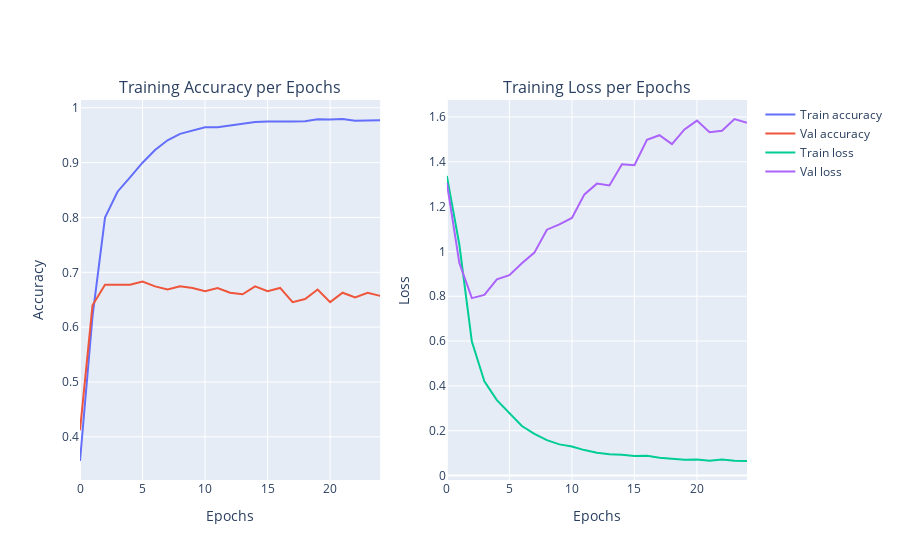

Write notebook code for a chart like this one.
### Markdown cell above
---
##### <a id='toc1_10_5_1_1_'></a>[**>>> Exercise 6 (Take home):**](#toc0_)

Plot the Training and Validation Accuracy and Loss (different plots), just like the images below.(Note: the pictures below are an example from a different model). How to interpret the graphs you got? How are they related to the concept of overfitting/underfitting covered in class?

![pic3.png](./pics/pic3.png)  ![pic4.png](./pics/pic4.png)

### Code cell
# Answer here
import plotly.graph_objects as go
import plotly.subplots as psub
epochs = training_log['epoch']

train_acc = training_log['accuracy']
val_acc = training_log['val_accuracy']

train_loss = training_log['loss']
val_loss = training_log['val_loss']

fig = psub.make_subplots(rows=1, cols=2, subplot_titles=("Training Accuracy per Epochs", "Training Loss per Epochs"))
fig.add_trace(go.Scatter(x=epochs, y=train_acc, mode='lines', name='Train accuracy'),row=1, col=1)   
fig.add_trace(go.Scatter(x=epochs, y=val_acc, mode='lines', name='Val accuracy'),row=1, col=1)   
fig.add_trace(go.Scatter(x=epochs, y=train_loss, mode='lines', name='Train loss'),row=1, col=2)
fig.add_trace(go.Scatter(x=epochs, y=val_loss, mode='lines', name='Val loss'),row=1, col=2)

fig.update_xaxes(title_text="Epochs", row=1, col=1)
fig.update_yaxes(title_text="Accuracy", row=1, col=1)
fig.update_xaxes(title_text="Epochs", row=1, col=2)
fig.update_yaxes(title_text="Loss", row=1, col=2)

fig.show()

### Figure 1 — Plotly figure (JSON) as saved in the notebook; plotly's stock layout.template omitted (floating-point values rounded to 4 significant figures)
{"data": [{"mode": "lines", "name": "Train accuracy", "type": "scatter", "x": [0, 1, 2, 3, 4, 5, 6, 7, 8, 9, 10, 11, 12, 13, 14, 15, 16, 17, 18, 19, 20, 21, 22, 23, 24], "xaxis": "x", "y": [0.3559, 0.6197, 0.7999, 0.8469, 0.873, 0.8998, 0.9231, 0.9408, 0.9524, 0.9579, 0.9643, 0.9646, 0.9679, 0.9715, 0.974, 0.9751, 0.9743, 0.9748, 0.9754, 0.979, 0.9784, 0.9795, 0.9762, 0.9773, 0.9773], "yaxis": "y"}, {"mode": "lines", "name": "Val accuracy", "type": "scatter", "x": [0, 1, 2, 3, 4, 5, 6, 7, 8, 9, 10, 11, 12, 13, 14, 15, 16, 17, 18, 19, 20, 21, 22, 23, 24], "xaxis": "x", "y": [0.4121, 0.6398, 0.6772, 0.6772, 0.6772, 0.683, 0.6744, 0.6686, 0.6744, 0.6715, 0.6657, 0.6715, 0.6628, 0.6599, 0.6744, 0.6657, 0.6715, 0.6455, 0.6513, 0.6686, 0.6455, 0.6628, 0.6542, 0.6628, 0.6571], "yaxis": "y"}, {"mode": "lines", "name": "Train loss", "type": "scatter", "x": [0, 1, 2, 3, 4, 5, 6, 7, 8, 9, 10, 11, 12, 13, 14, 15, 16, 17, 18, 19, 20, 21, 22, 23, 24], "xaxis": "x2", "y": [1.337, 1.03, 0.5974, 0.4207, 0.3363, 0.2771, 0.2209, 0.1859, 0.158, 0.1389, 0.1293, 0.1134, 0.102, 0.09498, 0.09317, 0.08748, 0.08848, 0.07952, 0.07578, 0.07038, 0.07119, 0.06639, 0.07176, 0.06634, 0.06479], "yaxis": "y2"}, {"mode": "lines", "name": "Val loss", "type": "scatter", "x": [0, 1, 2, 3, 4, 5, 6, 7, 8, 9, 10, 11, 12, 13, 14, 15, 16, 17, 18, 19, 20, 21, 22, 23, 24], "xaxis": "x2", "y": [1.306, 0.9479, 0.7916, 0.806, 0.8755, 0.8939, 0.9467, 0.9947, 1.097, 1.12, 1.149, 1.254, 1.302, 1.294, 1.389, 1.385, 1.498, 1.518, 1.479, 1.545, 1.584, 1.532, 1.539, 1.591, 1.574], "yaxis": "y2"}], "layout": {"annotations": [{"font": {"size": 16}, "showarrow": false, "text": "Training Accuracy per Epochs", "x": 0.225, "xanchor": "center", "xref": "paper", "y": 1, "yanchor": "bottom", "yref": "paper"}, {"font": {"size": 16}, "showarrow": false, "text": "Training Loss per Epochs", "x": 0.775, "xanchor": "center", "xref": "paper", "y": 1, "yanchor": "bottom", "yref": "paper"}], "xaxis": {"anchor": "y", "domain": [0, 0.45], "title": {"text": "Epochs"}}, "xaxis2": {"anchor": "y2", "domain": [0.55, 1], "title": {"text": "Epochs"}}, "yaxis": {"anchor": "x", "domain": [0, 1], "title": {"text": "Accuracy"}}, "yaxis2": {"anchor": "x2", "domain": [0, 1], "title": {"text": "Loss"}}}}
